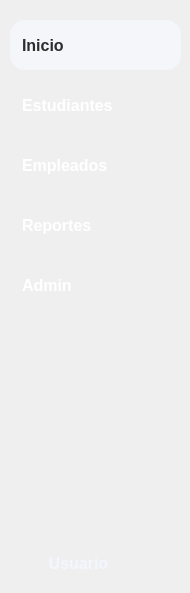
      <widget class="QWidget" name="menu_principal">
       <widget class="QToolButton" name="btnUsuario_home">
        <property name="geometry">
         <rect>
          <x>10</x>
          <y>543</y>
          <width>141</width>
          <height>41</height>
         </rect>
        </property>
        <property name="sizePolicy">
         <sizepolicy hsizetype="Minimum" vsizetype="Fixed">
          <horstretch>0</horstretch>
          <verstretch>0</verstretch>
         </sizepolicy>
        </property>
        <property name="minimumSize">
         <size>
          <width>50</width>
          <height>40</height>
         </size>
        </property>
        <property name="maximumSize">
         <size>
          <width>150</width>
          <height>50</height>
         </size>
        </property>
        <property name="font">
         <font>
          <family>Segoe UI</family>
          <pointsize>12</pointsize>
          <bold>true</bold>
         </font>
        </property>
        <property name="cursor">
         <cursorShape>PointingHandCursor</cursorShape>
        </property>
        <property name="contextMenuPolicy">
         <enum>Qt::ContextMenuPolicy::DefaultContextMenu</enum>
        </property>
        <property name="layoutDirection">
         <enum>Qt::LayoutDirection::LeftToRight</enum>
        </property>
        <property name="styleSheet">
         <string notr="true">QToolButton {
   background: transparent;
    color: #F3F6FF;
    border: none;
    padding: 8px 16px;
    border-radius: 15px;
text-align: left;
    padding-left: 12px; /* Mueve el ícono a la derecha un poco */
}
QToolButton:hover {
	background-color: rgb(69, 98, 126);
}
/* --- Estilo del menú desplegable --- */
QMenu {
    background-color: white;         /* fondo blanco */
    color: black;                    /* texto negro */
    border: 1px solid #c0c0c0;
}

QMenu::item {
    padding: 5px 20px;
}

QMenu::item:selected {
    background-color: #0078d7;       /* azul Windows */
    color: white;                    /* texto blanco al seleccionar */
}</string>
        </property>
        <property name="text">
         <string>Usuario</string>
        </property>
        <property name="icon">
         <iconset resource="../icons/resources_ui.qrc">
          <normaloff>:/icons/perfil_white.png</normaloff>:/icons/perfil_white.png</iconset>
        </property>
        <property name="iconSize">
         <size>
          <width>40</width>
          <height>40</height>
         </size>
        </property>
        <property name="checkable">
         <bool>false</bool>
        </property>
        <property name="checked">
         <bool>false</bool>
        </property>
        <property name="popupMode">
         <enum>QToolButton::ToolButtonPopupMode::InstantPopup</enum>
        </property>
        <property name="toolButtonStyle">
         <enum>Qt::ToolButtonStyle::ToolButtonTextBesideIcon</enum>
        </property>
        <property name="autoRaise">
         <bool>false</bool>
        </property>
       </widget>
       <widget class="QPushButton" name="btnAdmin">
        <property name="geometry">
         <rect>
          <x>10</x>
          <y>260</y>
          <width>171</width>
          <height>50</height>
         </rect>
        </property>
        <property name="sizePolicy">
         <sizepolicy hsizetype="Minimum" vsizetype="Fixed">
          <horstretch>0</horstretch>
          <verstretch>0</verstretch>
         </sizepolicy>
        </property>
        <property name="minimumSize">
         <size>
          <width>80</width>
          <height>50</height>
         </size>
        </property>
        <property name="maximumSize">
         <size>
          <width>200</width>
          <height>50</height>
         </size>
        </property>
        <property name="font">
         <font>
          <family>Segoe UI</family>
          <pointsize>12</pointsize>
          <bold>true</bold>
         </font>
        </property>
        <property name="cursor">
         <cursorShape>PointingHandCursor</cursorShape>
        </property>
        <property name="layoutDirection">
         <enum>Qt::LayoutDirection::LeftToRight</enum>
        </property>
        <property name="styleSheet">
         <string notr="true">QPushButton {
   background: transparent;
    color: #FFFFFF;
    border: none;
    padding: 8px 16px;
    border-radius: 15px;
	text-align: left;
    padding-left: 12px; /* Mueve el ícono a la derecha un poco */
}
QPushButton:hover {
	
	background-color: rgb(69, 98, 126);
}
QPushButton:checked {
    background-color: #f5f6fa;
 	color: #2d2d2d;
	
}</string>
        </property>
        <property name="text">
         <string>Admin</string>
        </property>
        <property name="icon">
         <iconset resource="../icons/resources_ui.qrc">
          <normaloff>:/icons/admin_w.png</normaloff>
          <normalon>:/icons/admin_b.png</normalon>:/icons/admin_w.png</iconset>
        </property>
        <property name="iconSize">
         <size>
          <width>50</width>
          <height>50</height>
         </size>
        </property>
        <property name="checkable">
         <bool>false</bool>
        </property>
        <property name="checked">
         <bool>false</bool>
        </property>
        <attribute name="buttonGroup">
         <string notr="true">buttonGroup</string>
        </attribute>
       </widget>
       <widget class="QPushButton" name="btnReportes">
        <property name="geometry">
         <rect>
          <x>10</x>
          <y>200</y>
          <width>171</width>
          <height>50</height>
         </rect>
        </property>
        <property name="sizePolicy">
         <sizepolicy hsizetype="Minimum" vsizetype="Fixed">
          <horstretch>0</horstretch>
          <verstretch>0</verstretch>
         </sizepolicy>
        </property>
        <property name="minimumSize">
         <size>
          <width>80</width>
          <height>50</height>
         </size>
        </property>
        <property name="maximumSize">
         <size>
          <width>200</width>
          <height>50</height>
         </size>
        </property>
        <property name="font">
         <font>
          <family>Segoe UI</family>
          <pointsize>12</pointsize>
          <bold>true</bold>
         </font>
        </property>
        <property name="cursor">
         <cursorShape>PointingHandCursor</cursorShape>
        </property>
        <property name="layoutDirection">
         <enum>Qt::LayoutDirection::LeftToRight</enum>
        </property>
        <property name="styleSheet">
         <string notr="true">QPushButton {
   background: transparent;
    color: #FFFFFF;
    border: none;
    padding: 8px 16px;
    border-radius: 15px;
	text-align: left;
    padding-left: 12px; /* Mueve el ícono a la derecha un poco */
}
QPushButton:hover {
	
	background-color: rgb(69, 98, 126);
}
QPushButton:checked {
    background-color: #f5f6fa;
 	color: #2d2d2d;
	
}</string>
        </property>
        <property name="text">
         <string>Reportes</string>
        </property>
        <property name="icon">
         <iconset resource="../icons/resources_ui.qrc">
          <normaloff>:/icons/reportes_w.png</normaloff>
          <normalon>:/icons/reportes_b.png</normalon>:/icons/reportes_w.png</iconset>
        </property>
        <property name="iconSize">
         <size>
          <width>50</width>
          <height>50</height>
         </size>
        </property>
        <property name="checkable">
         <bool>true</bool>
        </property>
        <property name="checked">
         <bool>false</bool>
        </property>
        <attribute name="buttonGroup">
         <string notr="true">buttonGroup</string>
        </attribute>
       </widget>
       <widget class="QPushButton" name="btnEmpleados">
        <property name="geometry">
         <rect>
          <x>10</x>
          <y>140</y>
          <width>171</width>
          <height>50</height>
         </rect>
        </property>
        <property name="sizePolicy">
         <sizepolicy hsizetype="Minimum" vsizetype="Fixed">
          <horstretch>0</horstretch>
          <verstretch>0</verstretch>
         </sizepolicy>
        </property>
        <property name="minimumSize">
         <size>
          <width>80</width>
          <height>50</height>
         </size>
        </property>
        <property name="maximumSize">
         <size>
          <width>200</width>
          <height>50</height>
         </size>
        </property>
        <property name="font">
         <font>
          <family>Segoe UI</family>
          <pointsize>12</pointsize>
          <bold>true</bold>
         </font>
        </property>
        <property name="cursor">
         <cursorShape>PointingHandCursor</cursorShape>
        </property>
        <property name="layoutDirection">
         <enum>Qt::LayoutDirection::LeftToRight</enum>
        </property>
        <property name="styleSheet">
         <string notr="true">QPushButton {
   background: transparent;
    color: #FFFFFF;
    border: none;
    padding: 8px 16px;
    border-radius: 15px;
	text-align: left;
    padding-left: 12px; /* Mueve el ícono a la derecha un poco */
}
QPushButton:hover {
	
	background-color: rgb(69, 98, 126);
}
QPushButton:checked {
    background-color: #f5f6fa;
 	color: #2d2d2d;
	
}</string>
        </property>
        <property name="text">
         <string>Empleados</string>
        </property>
        <property name="icon">
         <iconset resource="../icons/resources_ui.qrc">
          <normaloff>:/icons/empleado_w.png</normaloff>
          <normalon>:/icons/empleado_b.png</normalon>:/icons/empleado_w.png</iconset>
        </property>
        <property name="iconSize">
         <size>
          <width>50</width>
          <height>50</height>
         </size>
        </property>
        <property name="checkable">
         <bool>true</bool>
        </property>
        <property name="checked">
         <bool>false</bool>
        </property>
        <attribute name="buttonGroup">
         <string notr="true">buttonGroup</string>
        </attribute>
       </widget>
       <widget class="QPushButton" name="btnEstudiantes">
        <property name="geometry">
         <rect>
          <x>10</x>
          <y>80</y>
          <width>171</width>
          <height>50</height>
         </rect>
        </property>
        <property name="sizePolicy">
         <sizepolicy hsizetype="Minimum" vsizetype="Fixed">
          <horstretch>0</horstretch>
          <verstretch>0</verstretch>
         </sizepolicy>
        </property>
        <property name="minimumSize">
         <size>
          <width>80</width>
          <height>50</height>
         </size>
        </property>
        <property name="maximumSize">
         <size>
          <width>200</width>
          <height>50</height>
         </size>
        </property>
        <property name="font">
         <font>
          <family>Segoe UI</family>
          <pointsize>12</pointsize>
          <bold>true</bold>
         </font>
        </property>
        <property name="cursor">
         <cursorShape>PointingHandCursor</cursorShape>
        </property>
        <property name="toolTipDuration">
         <number>-1</number>
        </property>
        <property name="layoutDirection">
         <enum>Qt::LayoutDirection::LeftToRight</enum>
        </property>
        <property name="styleSheet">
         <string notr="true">QPushButton {
   background: transparent;
    color: #FFFFFF;
    border: none;
    padding: 8px 16px;
    border-radius: 15px;
	text-align: left;
    padding-left: 12px; /* Mueve el ícono a la derecha un poco */
}
QPushButton:hover {
	
	background-color: rgb(69, 98, 126);
}
QPushButton:checked {
    background-color: #f5f6fa;
 	color: #2d2d2d;
	
}</string>
        </property>
        <property name="text">
         <string>Estudiantes</string>
        </property>
        <property name="icon">
         <iconset resource="../icons/resources_ui.qrc">
          <normaloff>:/icons/estudiante_w.png</normaloff>
          <normalon>:/icons/estudiante_b.png</normalon>:/icons/estudiante_w.png</iconset>
        </property>
        <property name="iconSize">
         <size>
          <width>50</width>
          <height>50</height>
         </size>
        </property>
        <property name="checkable">
         <bool>false</bool>
        </property>
        <property name="checked">
         <bool>false</bool>
        </property>
        <attribute name="buttonGroup">
         <string notr="true">buttonGroup</string>
        </attribute>
       </widget>
       <widget class="QPushButton" name="btnHome">
        <property name="geometry">
         <rect>
          <x>10</x>
          <y>20</y>
          <width>171</width>
          <height>50</height>
         </rect>
        </property>
        <property name="sizePolicy">
         <sizepolicy hsizetype="Minimum" vsizetype="Fixed">
          <horstretch>0</horstretch>
          <verstretch>0</verstretch>
         </sizepolicy>
        </property>
        <property name="minimumSize">
         <size>
          <width>80</width>
          <height>50</height>
         </size>
        </property>
        <property name="maximumSize">
         <size>
          <width>200</width>
          <height>50</height>
         </size>
        </property>
        <property name="font">
         <font>
          <family>Segoe UI</family>
          <pointsize>12</pointsize>
          <bold>true</bold>
         </font>
        </property>
        <property name="cursor">
         <cursorShape>PointingHandCursor</cursorShape>
        </property>
        <property name="layoutDirection">
         <enum>Qt::LayoutDirection::LeftToRight</enum>
        </property>
        <property name="styleSheet">
         <string notr="true">QPushButton {
   background: transparent;
    color: #FFFFFF;
    border: none;
    padding: 8px 16px;
    border-radius: 15px;
	text-align: left;
    padding-left: 12px; /* Mueve el ícono a la derecha un poco */
}
QPushButton:hover {
	
	background-color: rgb(69, 98, 126);
}
QPushButton:checked {
    background-color: #f5f6fa;
 	color: #2d2d2d;
	
}</string>
        </property>
        <property name="text">
         <string>Inicio</string>
        </property>
        <property name="icon">
         <iconset resource="../icons/resources_ui.qrc">
          <normaloff>:/icons/home_w.png</normaloff>
          <normalon>:/icons/home_b.png</normalon>:/icons/home_w.png</iconset>
        </property>
        <property name="iconSize">
         <size>
          <width>50</width>
          <height>50</height>
         </size>
        </property>
        <property name="checkable">
         <bool>true</bool>
        </property>
        <property name="checked">
         <bool>true</bool>
        </property>
        <property name="autoExclusive">
         <bool>false</bool>
        </property>
        <attribute name="buttonGroup">
         <string notr="true">buttonGroup</string>
        </attribute>
       </widget>
      </widget>
